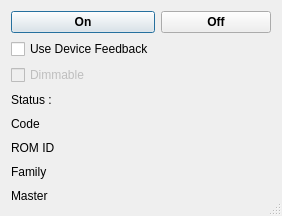
<?xml version="1.0" encoding="UTF-8"?>
<ui version="4.0">
 <class>devpclbusui</class>
 <widget class="QDialog" name="devpclbusui">
  <property name="windowModality">
   <enum>Qt::NonModal</enum>
  </property>
  <property name="enabled">
   <bool>true</bool>
  </property>
  <property name="geometry">
   <rect>
    <x>0</x>
    <y>0</y>
    <width>282</width>
    <height>216</height>
   </rect>
  </property>
  <property name="focusPolicy">
   <enum>Qt::StrongFocus</enum>
  </property>
  <property name="windowTitle">
   <string>LM12</string>
  </property>
  <property name="windowIcon">
   <iconset resource="../onewire.qrc">
    <normaloff>:/images/images/kfm_home.png</normaloff>:/images/images/kfm_home.png</iconset>
  </property>
  <property name="sizeGripEnabled">
   <bool>true</bool>
  </property>
  <property name="modal">
   <bool>false</bool>
  </property>
  <layout class="QGridLayout" name="gridLayout">
   <item row="0" column="0">
    <widget class="QPushButton" name="pushButtonON">
     <property name="font">
      <font>
       <weight>75</weight>
       <bold>true</bold>
      </font>
     </property>
     <property name="text">
      <string>On</string>
     </property>
    </widget>
   </item>
   <item row="0" column="1">
    <widget class="QPushButton" name="pushButtonOFF">
     <property name="font">
      <font>
       <weight>75</weight>
       <bold>true</bold>
      </font>
     </property>
     <property name="text">
      <string>Off</string>
     </property>
    </widget>
   </item>
   <item row="1" column="0">
    <widget class="QCheckBox" name="checkBoxAck">
     <property name="layoutDirection">
      <enum>Qt::LeftToRight</enum>
     </property>
     <property name="text">
      <string>Use Device Feedback</string>
     </property>
    </widget>
   </item>
   <item row="2" column="0">
    <widget class="QCheckBox" name="checkBoxDimmable">
     <property name="enabled">
      <bool>false</bool>
     </property>
     <property name="layoutDirection">
      <enum>Qt::LeftToRight</enum>
     </property>
     <property name="text">
      <string>Dimmable</string>
     </property>
    </widget>
   </item>
   <item row="3" column="0">
    <widget class="QLabel" name="labelStatus">
     <property name="text">
      <string>Status : </string>
     </property>
    </widget>
   </item>
   <item row="4" column="0">
    <widget class="QLabel" name="labelcode">
     <property name="text">
      <string>Code</string>
     </property>
    </widget>
   </item>
   <item row="5" column="0">
    <widget class="QLabel" name="labelromid">
     <property name="text">
      <string>ROM ID</string>
     </property>
    </widget>
   </item>
   <item row="6" column="0">
    <widget class="QLabel" name="labelfamily">
     <property name="text">
      <string>Family</string>
     </property>
    </widget>
   </item>
   <item row="7" column="0">
    <widget class="QLabel" name="labelmaster">
     <property name="text">
      <string>Master</string>
     </property>
    </widget>
   </item>
  </layout>
 </widget>
 <resources>
  <include location="../onewire.qrc"/>
 </resources>
 <connections/>
</ui>
